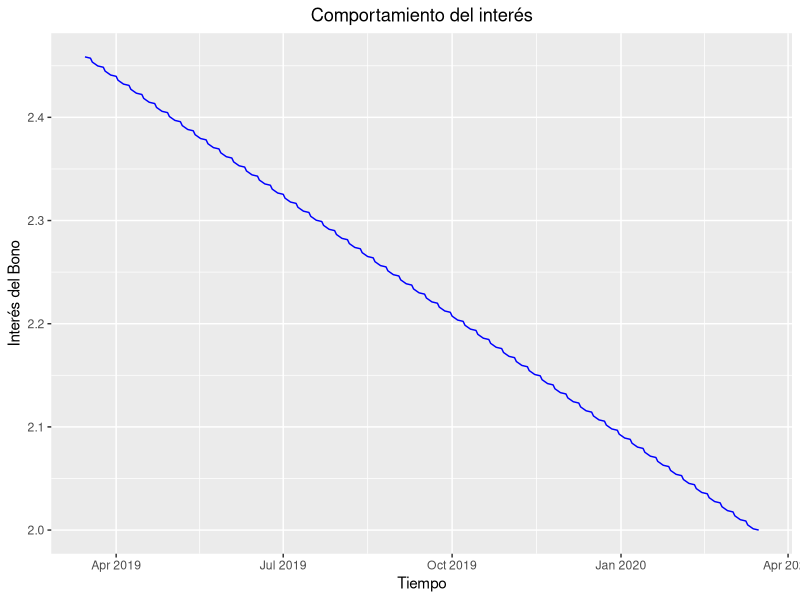
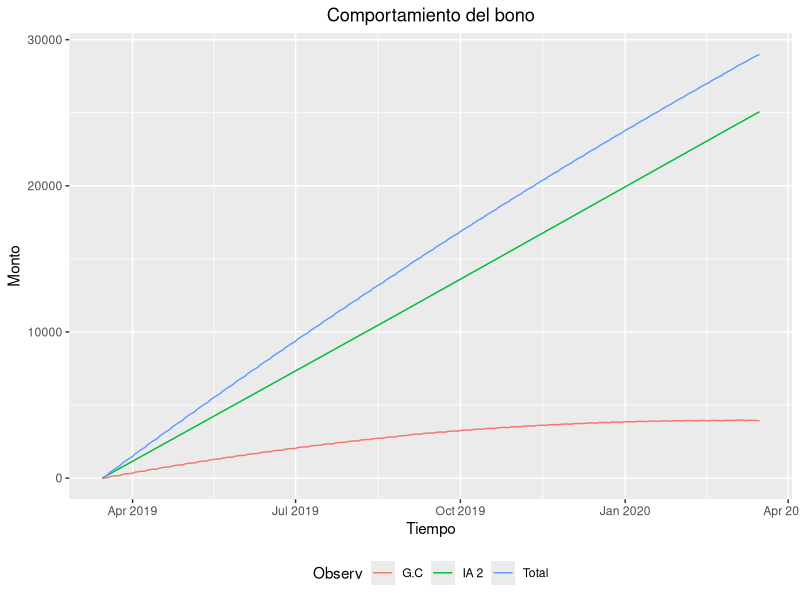
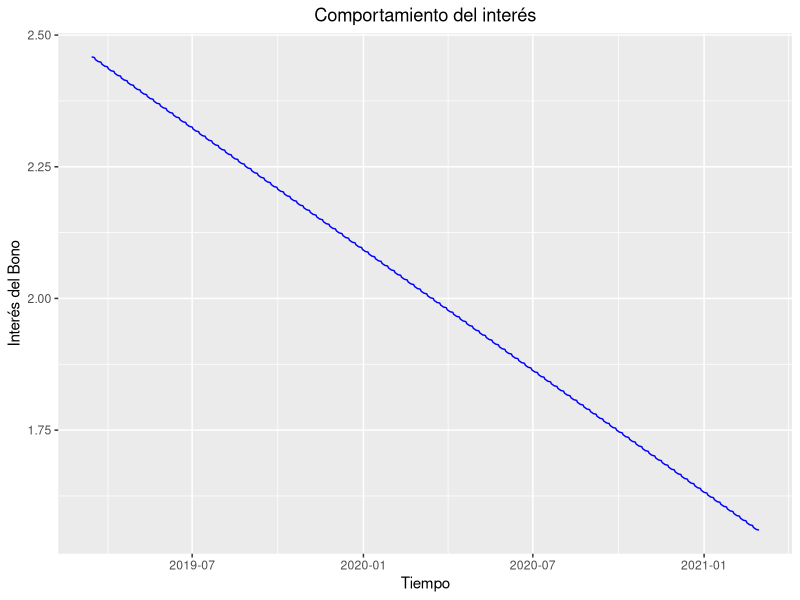
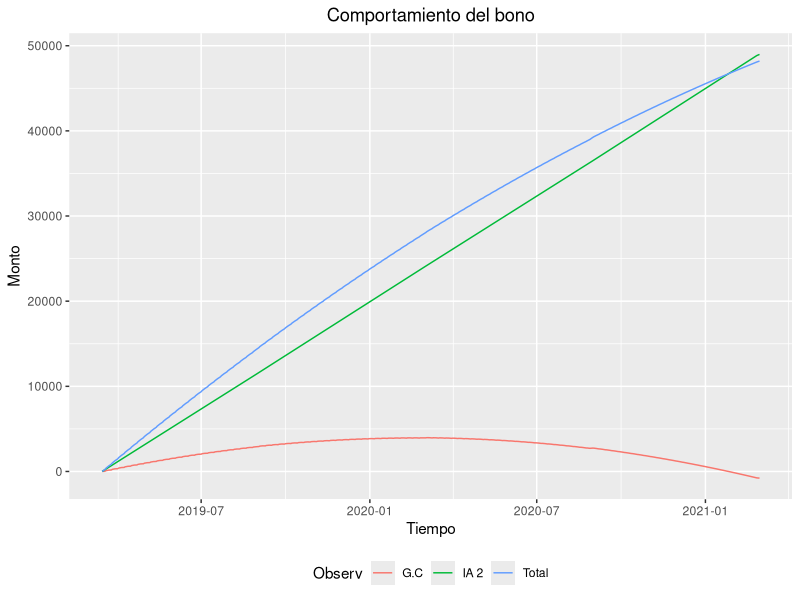
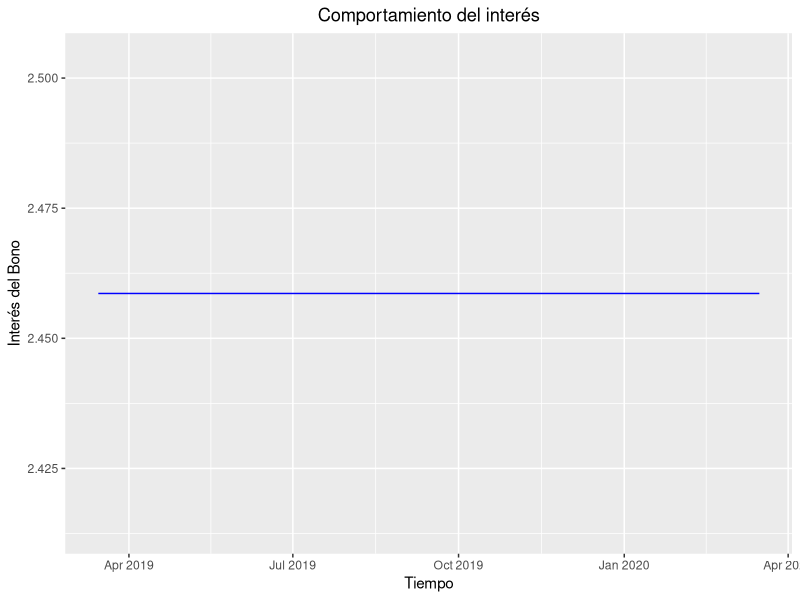
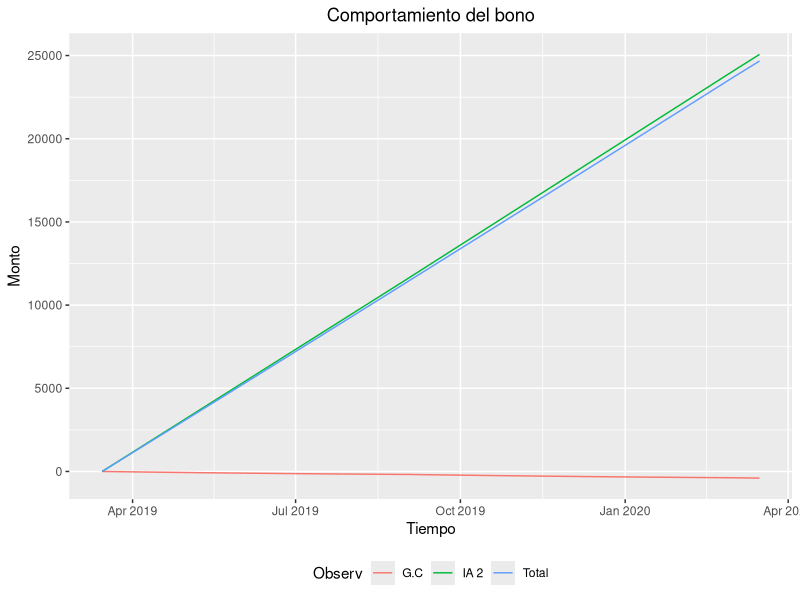
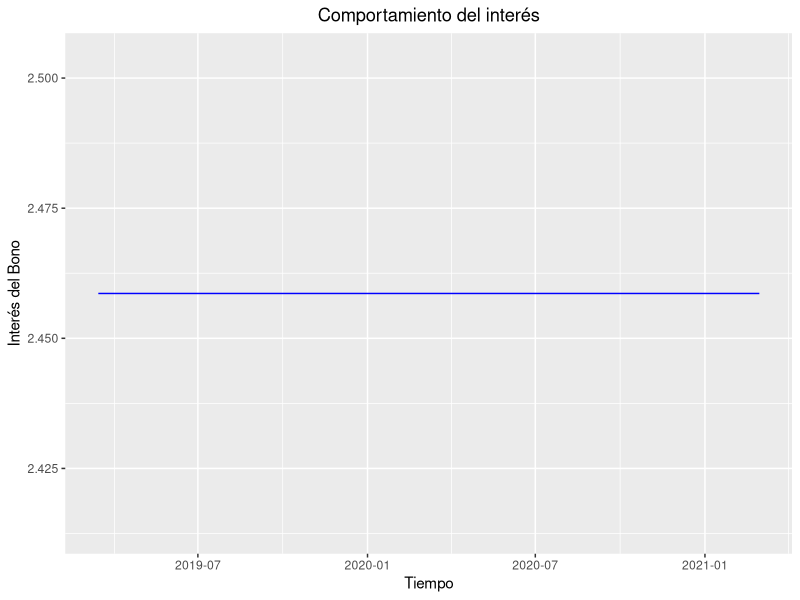
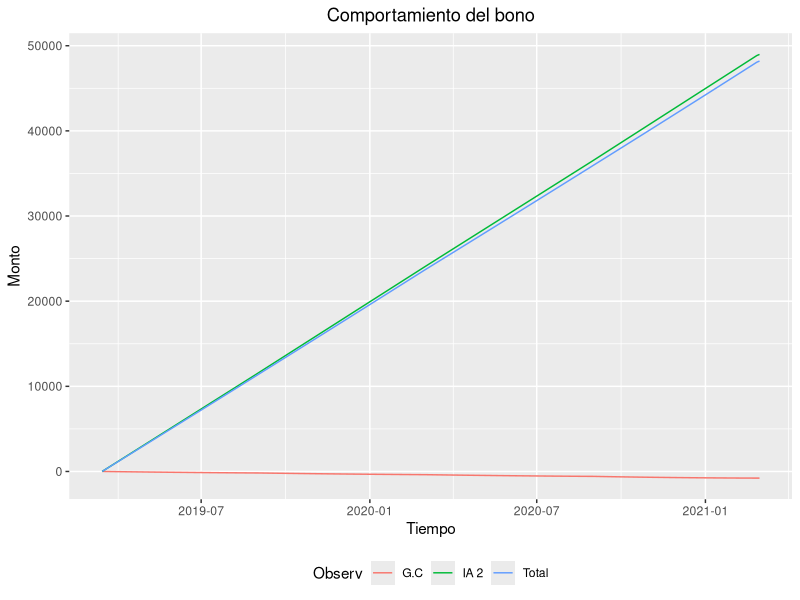

These figures' R source, in order:
## ---- chunk 1
knitr::opts_chunk$set(echo = FALSE,fig.width=3, fig.height=3)

library(ggplot2)
library(readxl)
library(tidyverse)
library(lubridate)
library(kableExtra)

Bono1 <- read_excel("Ex1.BonoPL.xlsx",
                    col_names = FALSE)
Bono2 <- read_excel("Ex1.BonoPL.xlsx", sheet = "Bond (2)",
                    col_names = FALSE)
Bono3 <- read_excel("Ex1.BonoPL.xlsx", sheet = "Bond (3)",
                    col_names = FALSE)
Bono4 <- read_excel("Ex1.BonoPL.xlsx", sheet = "Bond (4)",
                    col_names = FALSE)


Datos <- Bono1[c(2)]
Datos <- Datos[c(1:10), ]
Datos <- as.data.frame(t(Datos))
colnames(Datos)[1:length(Datos)] <-
  c(
    "ISIN",
    "TICKER",
    "Vencimiento",
    "Cupón(%)",
    "Frequencia cupón",
    "Monto",
    "Subcupon",
    "Liquid (SETT)",
    "Yield de entrada",
    "Precio Compra"
  )

## ---- chunk 2
#Funciones que se van a emplear precio y demás
vectorr <- c()
calculo_precio <-
  function(facial, cupon, tasa, periodos, dias, final) {
    for (i in 1:length(fecha)) {
      if (fecha[i] - fecha_pago[1] >= fecha_pago[2] - fecha_pago[1]) {
        fecha_pago <- fecha_pago[-1]
      }
      if (0 < as.numeric(final - fecha[i])) {
        A <- as.numeric(fecha[i] - fecha_pago[1])
        E <- dias / periodos
        Dsc <- E - A
        tasa_efectiva <- tasa[i] / (periodos * 100)
        N <- length(fecha_pago) - 2
        c <- length(fecha_pago) - c(2:length(fecha_pago))
        cupon_p <- cupon / periodos
        if(N==0){
         t_1<-facial*cupon_p+facial 
         t_2<-tasa_efectiva*Dsc/E+1
         t_3<-facial*A/E*cupon_p
         vectorr[i]<-t_1/t_2-t_3
        }else{
        vectorr[i] <- (
          facial * (1 + tasa_efectiva) ^ (-N - Dsc / E) + facial * cupon_p * sum((1 +
                                                                                    tasa_efectiva) ^ (-c - Dsc / E)) - facial * cupon_p * A / E
        )}
      } else{
        vectorr[i] <- facial
      }
    }
    
    return(vectorr)
  }
creacion_de_columnas <-
  function(interes,
           interes2,
           yas_bond_yld,
           G_capital,
           shock,
           TOTAL,
           Retorno_total,
           YAS_BOND_PX) {
    for (i in 1:(length(fecha) - 1)) {
      if (interes[i] < interes[i + 1]) {
        interes2[i + 1] <- interes2[i] + interes[i + 1] - interes[i]
      } else {
        interes2[i + 1] <-
          interes2[i] + interes[i + 1] - interes[i] + as.numeric(as.character(Datos$Subcupon))
      }#se calcula la columna de INT_ACC
      
      yas_bond_yld[i + 1] <- yas_bond_yld[i] + shock[i]
      G_capital <-
        c(G_capital,
          (YAS_BOND_PX[i + 1] - as.numeric(as.character(
            Datos$`Precio Compra`
          ))) *
            as.numeric(as.character(Datos$Monto)) / 100)
      TOTAL <- c(TOTAL, interes2[i] + G_capital[i])
      Retorno_total <-
        c(Retorno_total, TOTAL[i] / as.numeric(as.character(Datos$Monto)) * 100)
      if (i == (length(fecha) - 1)) {
        TOTAL <- c(TOTAL, interes2[i + 1] + G_capital[i + 1])
        Retorno_total <- c(Retorno_total
                           ,
                           TOTAL[i + 1] / as.numeric(as.character(Datos$Monto)) * 100)
      }
    }
    return(list(
      interes,
      interes2,
      yas_bond_yld,
      G_capital,
      shock,
      TOTAL,
      Retorno_total
    ))
  }
## ---- chunk 3
#Funciones para constituir los graficos 

grafico1 <- function(fechas, tasabono) {
  
  ggplot( data = data.frame(fechas, tasabono), mapping = aes(x = fechas,  y = tasabono) ) +
    geom_line(color="blue") +
    labs(
      y = "Interés del Bono",
      x = "Tiempo",
      title = "Comportamiento del interés"
    ) + 
    theme(plot.title = element_text(hjust = .5))# colocamos el titulo en el centro
  
}

grafico2 <- function(fechas,`Interes acumulado 2` , total, gcapital) {
  
  Datosgra<-data.frame(fechas, `Interes acumulado 2`, total, gcapital)
  Datosgra<-gather(Datosgra, Observ, obtenido , names(Datosgra[2]):names(Datosgra[length(Datosgra)]))
  
  ggplot( data =Datosgra, mapping = aes(x = fechas, y = obtenido, group=Observ, color=Observ)) + 
    geom_line()+
    scale_color_discrete(labels=c("G.C", "IA 2", "Total"))+
      labs(
      y = "Monto",
      x = "Tiempo",
      title = "Comportamiento del bono"
      ) +
    theme(legend.position="bottom")+
    theme(plot.title = element_text(hjust = .5))# colocamos el titulo en el centro
  
}
## ---- chunk 4
fecha <- seq(as.Date("2019-03-15"), as.Date("2021-03-01"), "day")
fecha <- fecha[1 < wday(fecha) & wday(fecha) < 7]

interes1_1 <- as.numeric(Bono1$...2[-c(1:15)])
interes1_2 <- (0:(length(interes1_1) - 1))

factor_lineal<--(as.numeric(as.character(Datos$`Yield de entrada`))-as.numeric(as.character(Bono1[3,5])))/as.numeric(as.Date("2020-03-14")-as.Date("2019-03-15"))
ShockF_1<-c(factor_lineal)
ShockF_1<-c(ShockF_1,ShockF_1*as.numeric(fecha[-1]-fecha[-length(fecha)]))
YAS_BOND_YLD_1 <- c(2.458612, rep(0, length(interes1_1) - 1))
for (i in 2:length(YAS_BOND_YLD_1)) {
  YAS_BOND_YLD_1[i] <- YAS_BOND_YLD_1[i - 1] + ShockF_1[i - 1]
}

Gcapital_1 <- c(0)
TOTAL_1 <- c()
Retorno_total_1 <- c()


fecha_pago <- as.Date("2019-02-28")
j <- as.Date("2019-02-28")
while (j + 180 <= as.Date("2021-02-28")) {
  fecha_pago <-
    c(fecha_pago, ceiling_date(j + 180, unit = "month") - 1)
  j = j + 180
}

YAS_BOND_PX_1 <-
  calculo_precio(100, 0.025, YAS_BOND_YLD_1, 2, 360, as.Date("2021-02-28"))

bono_1 <-
  creacion_de_columnas(
    interes1_1,
    interes1_2,
    YAS_BOND_YLD_1,
    Gcapital_1 ,
    ShockF_1,
    TOTAL_1,
    Retorno_total_1,
    YAS_BOND_PX_1
  )
names(bono_1) <-
  c(
    "interes1_1",
    "interes1_2",
    "YAS_BOND_YLD_1",
    "Gcapital_1",
    "ShockF_1",
    "TOTAL_1",
    "Retorno_total_1"
  )
bono1 <-
  data.frame(
    "Fecha de evaluación" = fecha,
    "INT_ACC 1" = bono_1$interes1_1,
    "INT_ACC 2" = bono_1$interes1_2,
    "YAS_BOND_YLD" = bono_1$YAS_BOND_YLD_1,
    "ShockF." = bono_1$ShockF_1,
    "YAS BOND PX" = YAS_BOND_PX_1,
    "Gcapital" = bono_1$Gcapital_1,
    "TOTAL" = bono_1$TOTAL_1,
    "Retorno total (%)" = bono_1$Retorno_total_1
  )
rm(bono_1)

## ---- chunk 5
grafico1(bono1$Fecha.de.evaluación[bono1$Fecha.de.evaluación<=as.Date('2020-03-16')],bono1$YAS_BOND_YLD[bono1$Fecha.de.evaluación<=as.Date('2020-03-16')])

grafico2(bono1$Fecha.de.evaluación[bono1$Fecha.de.evaluación<=as.Date('2020-03-16')],bono1$INT_ACC.2[bono1$Fecha.de.evaluación<=as.Date('2020-03-16')],bono1$TOTAL[bono1$Fecha.de.evaluación<=as.Date('2020-03-16')], bono1$Gcapital[bono1$Fecha.de.evaluación<=as.Date('2020-03-16')] )

## ---- chunk 6

grafico1(bono1$Fecha.de.evaluación,bono1$YAS_BOND_YLD)
grafico2(bono1$Fecha.de.evaluación,bono1$INT_ACC.2,bono1$TOTAL,bono1$Gcapital)

## ---- chunk 7
fecha <- seq(as.Date("2019-03-15"), as.Date("2021-03-01"), "day")
fecha <- fecha[1 < wday(fecha) & wday(fecha) < 7]

interes2_1 <- as.numeric(Bono3$...2[-c(1:15)])
interes2_2 <- (0:(length(interes2_1) - 1))
ShockF_2 <- rep(0, length(interes2_1))
YAS_BOND_YLD_2 <- c(2.458612, rep(0, length(interes2_1) - 1))
for (i in 2:length(YAS_BOND_YLD_2)) {
  YAS_BOND_YLD_2[i] <- YAS_BOND_YLD_2[i - 1] + ShockF_2[i - 1]
}

Gcapital_2 <- c(0)
TOTAL_2 <- c()
Retorno_total_2 <- c()


fecha_pago <- as.Date("2019-02-28")
j <- as.Date("2019-02-28")
while (j + 180 <= as.Date("2021-02-28")) {
  fecha_pago <-
    c(fecha_pago, ceiling_date(j + 180, unit = "month") - 1)
  j = j + 180
}

YAS_BOND_PX_2 <-
  calculo_precio(100, 0.025, YAS_BOND_YLD_2, 2, 360, as.Date("2021-02-28"))

bono_2 <-
  creacion_de_columnas(
    interes2_1,
    interes2_2,
    YAS_BOND_YLD_2,
    Gcapital_2 ,
    ShockF_2,
    TOTAL_2,
    Retorno_total_2,
    YAS_BOND_PX_2
  )
names(bono_2) <-
  c(
    "interes2_1",
    "interes2_2",
    "YAS_BOND_YLD_2",
    "Gcapital_2",
    "ShockF_2",
    "TOTAL_2",
    "Retorno_total_2"
  )
bono2 <-
  data.frame(
    "Fecha de evaluación" = fecha,
    "INT_ACC 1" = bono_2$interes2_1,
    "INT_ACC 2" = bono_2$interes2_2,
    "YAS_BOND_YLD" = bono_2$YAS_BOND_YLD_2,
    "ShockF." = bono_2$ShockF_2,
    "YAS BOND PX" = YAS_BOND_PX_2,
    "Gcapital" = bono_2$Gcapital_2,
    "TOTAL" = bono_2$TOTAL_2,
    "Retorno total (%)" = bono_2$Retorno_total_2
  )

rm(bono_2)
## ---- chunk 8

grafico1(bono2$Fecha.de.evaluación[bono2$Fecha.de.evaluación<=as.Date('2020-03-16')],bono2$YAS_BOND_YLD[bono2$Fecha.de.evaluación<=as.Date('2020-03-16')])

grafico2(bono2$Fecha.de.evaluación[bono2$Fecha.de.evaluación<=as.Date('2020-03-16')],bono2$INT_ACC.2[bono2$Fecha.de.evaluación<=as.Date('2020-03-16')],bono2$TOTAL[bono2$Fecha.de.evaluación<=as.Date('2020-03-16')], bono2$Gcapital[bono2$Fecha.de.evaluación<=as.Date('2020-03-16')] )

## ---- chunk 9

grafico1(bono2$Fecha.de.evaluación,bono2$YAS_BOND_YLD)

grafico2(bono2$Fecha.de.evaluación,bono2$INT_ACC.2,bono2$TOTAL,bono2$Gcapital)

## ---- chunk 10

fecha <- seq(as.Date("2019-03-15"), as.Date("2021-03-01"), "day")
fecha <- fecha[1 < wday(fecha) & wday(fecha) < 7]

interes3_1 <- as.numeric(Bono3$...2[-c(1:15)])
interes3_2 <- (0:(length(interes3_1) - 1))

ShockF_3 <- as.numeric(Bono3$...6[-c(1:15)])
YAS_BOND_YLD_3 <- c(2.458612, rep(0, length(interes2_1) - 1))
for (i in 2:length(YAS_BOND_YLD_3)) {
  YAS_BOND_YLD_3[i] <- YAS_BOND_YLD_3[i - 1] + ShockF_3[i - 1]
}

Gcapital_3 <- c(0)
TOTAL_3 <- c()
Retorno_total_3 <- c()


fecha_pago <- as.Date("2019-02-28")
j <- as.Date("2019-02-28")
while (j + 180 <= as.Date("2021-02-28")) {
  fecha_pago <-
    c(fecha_pago, ceiling_date(j + 180, unit = "month") - 1)
  j = j + 180
}
vectorr <- c()
YAS_BOND_PX_3 <-
  calculo_precio(100, 0.025, YAS_BOND_YLD_3, 2, 360, as.Date("2021-02-28"))

bono_3 <-
  creacion_de_columnas(
    interes3_1,
    interes3_2,
    YAS_BOND_YLD_3,
    Gcapital_3 ,
    ShockF_3,
    TOTAL_3,
    Retorno_total_3,
    YAS_BOND_PX_3
  )
names(bono_3) <-
  c(
    "interes3_1",
    "interes3_2",
    "YAS_BOND_YLD_3",
    "Gcapital_3",
    "ShockF_3",
    "TOTAL_3",
    "Retorno_total_3"
  )
bono3 <-
  data.frame(
    "Fecha de evaluación" = fecha,
    "INT_ACC 1" = bono_3$interes3_1,
    "INT_ACC 2" = bono_3$interes3_2,
    "YAS_BOND_YLD" = bono_3$YAS_BOND_YLD_3,
    "ShockF." = bono_3$ShockF_3,
    "YAS BOND PX" = YAS_BOND_PX_3,
    "Gcapital" = bono_3$Gcapital_3,
    "TOTAL" = bono_3$TOTAL_3,
    "Retorno total (%)" = bono_3$Retorno_total_3
  )
rm(bono_3)

## ---- chunk 11

grafico1(bono3$Fecha.de.evaluación[bono3$Fecha.de.evaluación<=as.Date('2020-03-16')],bono3$YAS_BOND_YLD[bono3$Fecha.de.evaluación<=as.Date('2020-03-16')])

grafico2(bono3$Fecha.de.evaluación[bono3$Fecha.de.evaluación<=as.Date('2020-03-16')],bono3$INT_ACC.2[bono3$Fecha.de.evaluación<=as.Date('2020-03-16')],bono3$TOTAL[bono3$Fecha.de.evaluación<=as.Date('2020-03-16')], bono3$Gcapital[bono3$Fecha.de.evaluación<=as.Date('2020-03-16')] )

## ---- chunk 12

grafico1(bono3$Fecha.de.evaluación,bono3$YAS_BOND_YLD)
grafico2(bono3$Fecha.de.evaluación,bono3$INT_ACC.2,bono3$TOTAL,bono3$Gcapital)

## ---- chunk 13
fecha <- seq(as.Date("2019-03-15"), as.Date("2021-03-01"), "day")
fecha <- fecha[1 < wday(fecha) & wday(fecha) < 7]

interes4_1 <- as.numeric(Bono4$...2[-c(1:15)])
interes4_2 <- (0:(length(interes4_1) - 1))

ShockF_4 <- as.numeric(Bono4$...6[-c(1:15)])
YAS_BOND_YLD_4 <- c(2.458612, rep(0, length(interes2_1) - 1))
for (i in 2:length(YAS_BOND_YLD_4)) {
  YAS_BOND_YLD_4[i] <- YAS_BOND_YLD_4[i - 1] + ShockF_4[i - 1]
}

Gcapital_4 <- c(0)
TOTAL_4 <- c()
Retorno_total_4 <- c()
fecha_pago <- as.Date("2019-02-28")
j <- as.Date("2019-02-28")
while (j + 180 <= as.Date("2021-02-28")) {
  fecha_pago <-
    c(fecha_pago, ceiling_date(j + 180, unit = "month") - 1)
  j = j + 180
}
vectorr <- c()
YAS_BOND_PX_4 <-
  calculo_precio(100, 0.025, YAS_BOND_YLD_4, 2, 360, as.Date("2021-02-28"))
bono_4 <-
  creacion_de_columnas(
    interes4_1,
    interes4_2,
    YAS_BOND_YLD_4,
    Gcapital_4 ,
    ShockF_4,
    TOTAL_4,
    Retorno_total_4,
    YAS_BOND_PX_4
  )
names(bono_4) <-
  c(
    "interes4_1",
    "interes4_2",
    "YAS_BOND_YLD_4",
    "Gcapital_4",
    "ShockF_4",
    "TOTAL_4",
    "Retorno_total_4"
  )
bono4 <-
  data.frame(
    "Fecha de evaluación" = fecha,
    "INT_ACC 1" = bono_4$interes4_1,
    "INT_ACC 2" = bono_4$interes4_2,
    "YAS_BOND_YLD" = bono_4$YAS_BOND_YLD_4,
    "ShockF." = bono_4$ShockF_4,
    "YAS BOND PX" = YAS_BOND_PX_4,
    "Gcapital" = bono_4$Gcapital_4,
    "TOTAL" = bono_4$TOTAL_4,
    "Retorno total (%)" = bono_4$Retorno_total_4
  )

rm(bono_4)

## ---- chunk 14

grafico1(bono4$Fecha.de.evaluación[bono4$Fecha.de.evaluación<=as.Date('2020-03-16')],bono4$YAS_BOND_YLD[bono4$Fecha.de.evaluación<=as.Date('2020-03-16')])
grafico2(bono4$Fecha.de.evaluación[bono4$Fecha.de.evaluación<=as.Date('2020-03-16')],bono4$INT_ACC.2[bono4$Fecha.de.evaluación<=as.Date('2020-03-16')],bono4$TOTAL[bono4$Fecha.de.evaluación<=as.Date('2020-03-16')], bono4$Gcapital[bono4$Fecha.de.evaluación<=as.Date('2020-03-16')] )
## ---- chunk 15

grafico1(bono4$Fecha.de.evaluación,bono4$YAS_BOND_YLD)
grafico2(bono4$Fecha.de.evaluación,bono4$INT_ACC.2,bono4$TOTAL,bono4$Gcapital)
